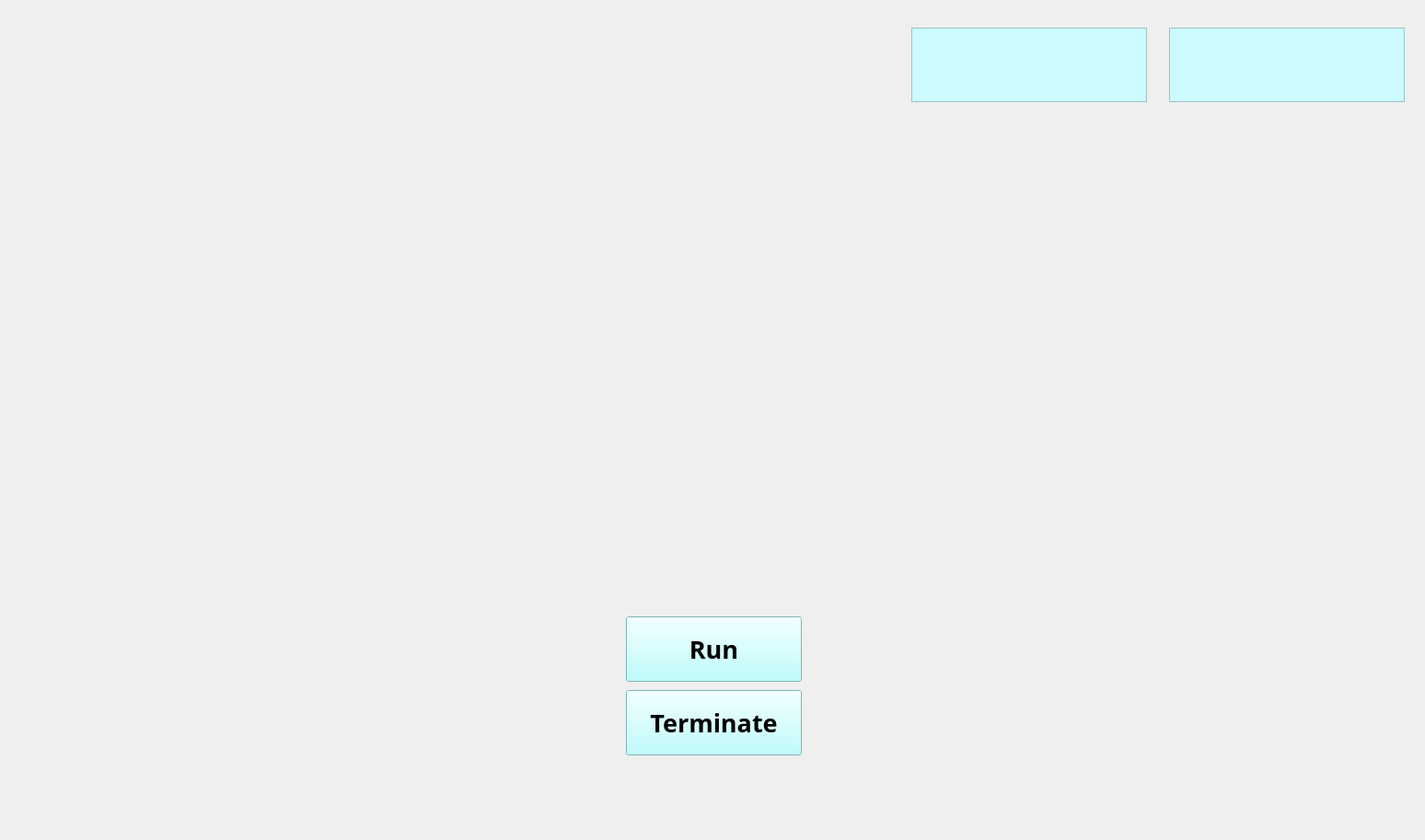
<?xml version="1.0" encoding="UTF-8"?>
<ui version="4.0">
 <class>JarvisFrontEnd</class>
 <widget class="QMainWindow" name="JarvisFrontEnd">
  <property name="geometry">
   <rect>
    <x>0</x>
    <y>0</y>
    <width>1548</width>
    <height>913</height>
   </rect>
  </property>
  <property name="windowTitle">
   <string>MainWindow</string>
  </property>
  <widget class="QWidget" name="centralwidget">
   <widget class="QLabel" name="label">
    <property name="geometry">
     <rect>
      <x>10</x>
      <y>-50</y>
      <width>1551</width>
      <height>951</height>
     </rect>
    </property>
    <property name="text">
     <string/>
    </property>
    <property name="pixmap">
     <pixmap>../Iron Dad and Spider Son One-Shots.gif</pixmap>
    </property>
    <property name="scaledContents">
     <bool>true</bool>
    </property>
   </widget>
   <widget class="QPushButton" name="Run">
    <property name="geometry">
     <rect>
      <x>680</x>
      <y>670</y>
      <width>191</width>
      <height>71</height>
     </rect>
    </property>
    <property name="font">
     <font>
      <family>Microsoft Tai Le</family>
      <pointsize>20</pointsize>
      <weight>75</weight>
      <bold>true</bold>
     </font>
    </property>
    <property name="styleSheet">
     <string notr="true">background-color: rgb(172, 255, 255);</string>
    </property>
    <property name="text">
     <string>Run</string>
    </property>
    <property name="autoDefault">
     <bool>false</bool>
    </property>
   </widget>
   <widget class="QPushButton" name="Run_2">
    <property name="geometry">
     <rect>
      <x>680</x>
      <y>750</y>
      <width>191</width>
      <height>71</height>
     </rect>
    </property>
    <property name="font">
     <font>
      <family>Microsoft Tai Le</family>
      <pointsize>20</pointsize>
      <weight>75</weight>
      <bold>true</bold>
     </font>
    </property>
    <property name="styleSheet">
     <string notr="true">background-color: rgb(172, 255, 255);</string>
    </property>
    <property name="text">
     <string>Terminate</string>
    </property>
    <property name="autoDefault">
     <bool>false</bool>
    </property>
   </widget>
   <widget class="QTextBrowser" name="textBrowser">
    <property name="geometry">
     <rect>
      <x>990</x>
      <y>30</y>
      <width>256</width>
      <height>81</height>
     </rect>
    </property>
    <property name="font">
     <font>
      <pointsize>16</pointsize>
      <weight>75</weight>
      <bold>true</bold>
     </font>
    </property>
    <property name="styleSheet">
     <string notr="true">background-color: rgb(203, 250, 255);</string>
    </property>
   </widget>
   <widget class="QTextBrowser" name="textBrowser_2">
    <property name="geometry">
     <rect>
      <x>1270</x>
      <y>30</y>
      <width>256</width>
      <height>81</height>
     </rect>
    </property>
    <property name="font">
     <font>
      <pointsize>16</pointsize>
      <weight>75</weight>
      <bold>true</bold>
     </font>
    </property>
    <property name="styleSheet">
     <string notr="true">background-color: rgb(203, 250, 255);</string>
    </property>
   </widget>
  </widget>
 </widget>
 <resources/>
 <connections/>
</ui>
